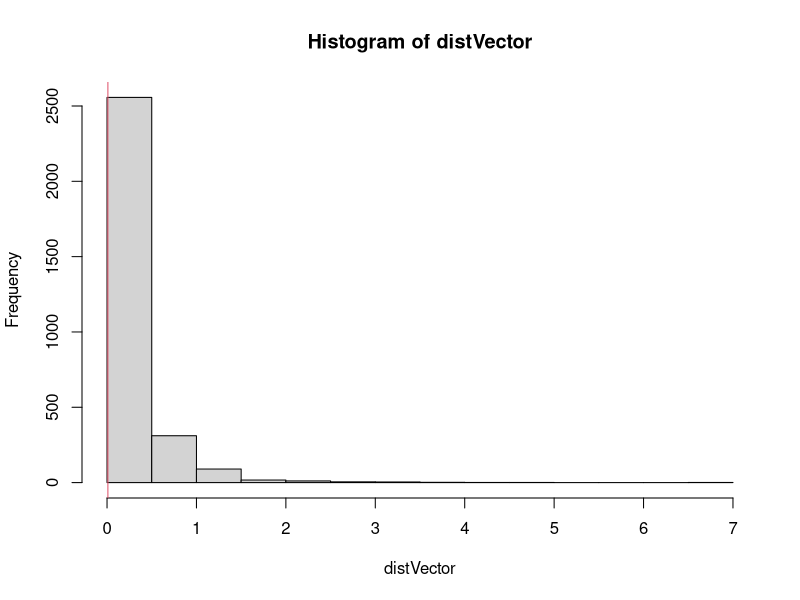
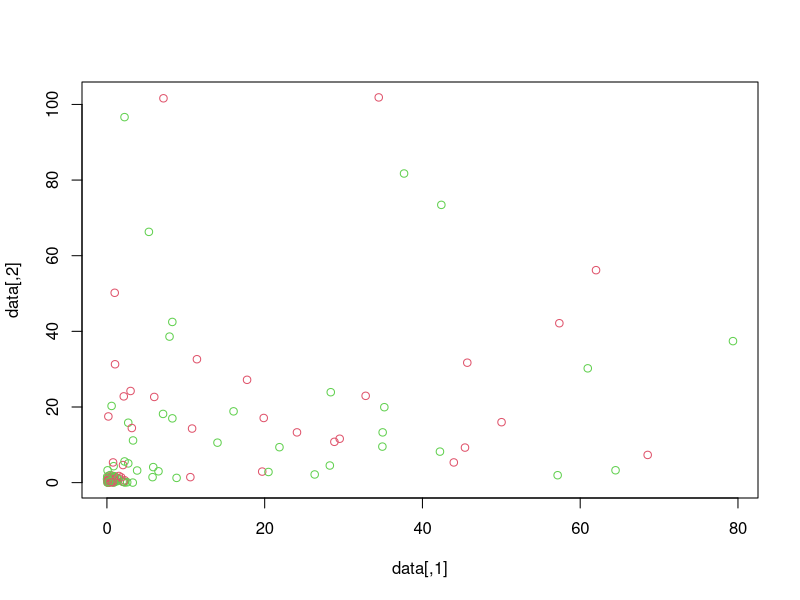

Recreate these plots in R, in order.
library(matrixStats)

observations <- 240
data <- rbind(matrix(rexp(observations/2, rate=1), ncol = 2), 
              matrix(rexp(observations/2, rate=1/20), ncol = 2))

group <- unlist(strsplit(paste(sample(c('A','B'), observations/2,rep=T),sep='',collapse=''),''))

distFunc <- function(data, group)
{
  gps <- unique(group)
  
  A <- data[group == gps[1],]
  B <- data[group == gps[2],]
  
  medA <- colMedians(A)
  medB <- colMedians(B)
  
  na <- nrow(A)
  nb <- nrow(B)
  
  vmA <- (cov(A)*pi)/(2*na)
  vmB <- (cov(B)*pi)/(2*nb)

  totalVar <- ((na-1)*vmA + (nb-1)*vmB)/(na + nb - 2)
  
  v <- medA - medB
  as.numeric(t(v) %*% solve(totalVar) %*% v)
}

realDist<-distFunc (data, sample(group))

distVector <- replicate(3000, {distFunc (data, sample(group))})

hist(distVector)
abline(v=realDist, col=2)
realDist

plot(data, col=unclass(as.factor(group))+1)


pValue <- mean(distVector>realDist)
pValue

